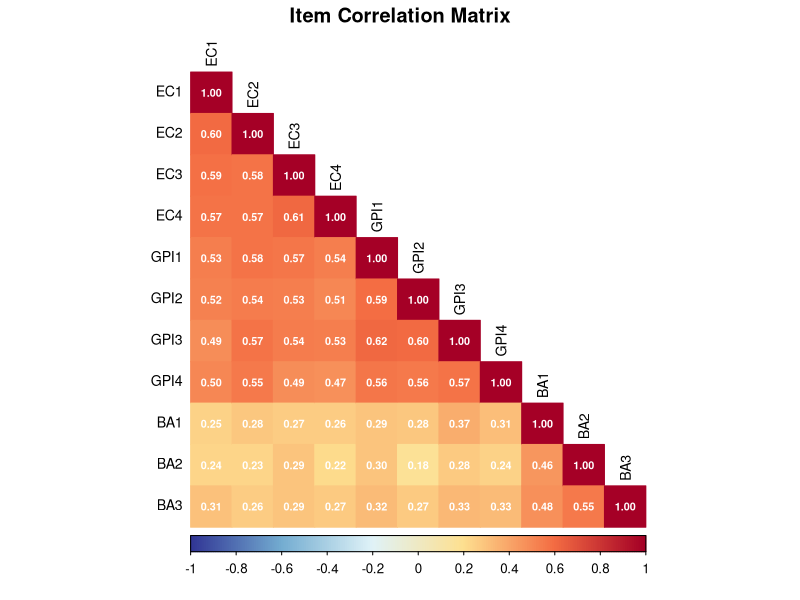

The R script that drew this image: (Note: this script raises an error after producing the figure.)
## ---- chunk 1
knitr::opts_chunk$set(
  echo = TRUE,
  fig.width = 8,
  fig.height = 5,
  fig.path = "figs/",
  dev = "svg"
)

dir.create("figs", recursive = TRUE, showWarnings = FALSE)
## ---- chunk 2
#| code-summary: "▶ Load required packages"
# Uncomment to install if needed:
# install.packages(c("lavaan", "semTools", "MASS", "ggplot2",
#                    "dplyr", "tidyr", "corrplot", "knitr", "lmtest",
#                    "mclust", "dbscan"))

library(lavaan)       # CFA and SEM (Parts 1 and 3)
library(semTools)     # htmt() and auxiliary SEM tools (Parts 1 and 3)
library(MASS)         # mvrnorm(): generate multivariate normal data (all parts)
library(ggplot2)      # Visualizations (all parts)
library(dplyr)        # Data manipulation (all parts)
library(tidyr)        # Data reshaping (Parts 2 and 3)
library(corrplot)     # Correlation heatmap (Part 1)
library(knitr)        # Nicely formatted tables (all parts)
library(lmtest)       # Breusch-Pagan heteroskedasticity test (Part 2)
library(mclust)       # Gaussian mixture models / latent class analysis (Part 4)
library(dbscan)       # Local outlier factor and DBSCAN clustering (Part 5)
## ---- chunk 3
#| code-summary: "▶ Simulate green marketing dataset (n=400)"
set.seed(2025)
n <- 400

# ── Step 1: Assign participants to conditions ──────────────────────────────────
treatment <- sample(c(0L, 1L), size = n, replace = TRUE)

# ── Step 2: Define the true factor correlation matrix ─────────────────────────
# EC and GPI are correlated at .93 — too high for discriminant validity
# EC–BA and GPI–BA are at more typical, moderate levels
phi_pop <- matrix(
  c(1.00, 0.93, 0.45,   # EC row
    0.93, 1.00, 0.50,   # GPI row
    0.45, 0.50, 1.00),  # BA row
  nrow = 3, byrow = TRUE,
  dimnames = list(c("EC", "GPI", "BA"), c("EC", "GPI", "BA"))
)

# ── Step 3: Generate latent factor scores ─────────────────────────────────────
latent_base <- MASS::mvrnorm(n = n, mu = c(0, 0, 0), Sigma = phi_pop)

EC_lat  <- latent_base[, 1]
GPI_lat <- latent_base[, 2] + 0.40 * treatment  # Green marketing raises GPI by .40 SD
BA_lat  <- latent_base[, 3]

# ── Step 4: Define item loadings ──────────────────────────────────────────────
# These represent how strongly each item reflects its latent construct
lambda_EC  <- c(0.78, 0.82, 0.74, 0.76)
lambda_GPI <- c(0.80, 0.76, 0.82, 0.78)
lambda_BA  <- c(0.72, 0.76, 0.70)

# ── Step 5: Generate continuous item scores (latent score + measurement error) ─
gen_items <- function(latent, loadings) {
  sapply(loadings, function(lam) {
    lam * latent + sqrt(1 - lam^2) * rnorm(length(latent))
  })
}

EC_cont  <- gen_items(EC_lat,  lambda_EC)
GPI_cont <- gen_items(GPI_lat, lambda_GPI)
BA_cont  <- gen_items(BA_lat,  lambda_BA)

# ── Step 6: Round to 7-point Likert scale ─────────────────────────────────────
# Cut the continuous distribution into 7 ordered categories
to_likert7 <- function(x) {
  z <- (x - mean(x)) / sd(x)   # standardise each item
  breaks <- c(-Inf, -1.5, -0.75, -0.25, 0.25, 0.75, 1.5, Inf)
  as.integer(cut(z, breaks = breaks, labels = 1:7))
}

EC_lik  <- apply(EC_cont,  2, to_likert7)
GPI_lik <- apply(GPI_cont, 2, to_likert7)
BA_lik  <- apply(BA_cont,  2, to_likert7)

# ── Step 7: Assemble the final data frame ─────────────────────────────────────
df <- data.frame(
  id        = 1:n,
  condition = factor(treatment, levels = c(0, 1),
                     labels = c("Control", "Green Marketing")),
  EC1  = EC_lik[, 1], EC2  = EC_lik[, 2],
  EC3  = EC_lik[, 3], EC4  = EC_lik[, 4],
  GPI1 = GPI_lik[, 1], GPI2 = GPI_lik[, 2],
  GPI3 = GPI_lik[, 3], GPI4 = GPI_lik[, 4],
  BA1  = BA_lik[, 1], BA2  = BA_lik[, 2], BA3  = BA_lik[, 3]
)

# Quick look at the data
head(df, 5)
## ---- chunk 4
#| code-summary: "▶ Descriptive statistics by condition"
# Count participants per condition and compute scale means
df |>
  group_by(condition) |>
  summarise(
    n          = n(),
    Mean_EC    = round(rowMeans(across(EC1:EC4))  |> mean(), 2),
    Mean_GPI   = round(rowMeans(across(GPI1:GPI4)) |> mean(), 2),
    Mean_BA    = round(rowMeans(across(BA1:BA3))  |> mean(), 2)
  ) |>
  kable(col.names = c("Condition", "N", "Mean EC", "Mean GPI", "Mean BA"),
        caption = "Sample sizes and scale means by condition")
## ---- chunk 5
#| code-summary: "▶ Plot: item correlation heatmap"
# Extract just the item columns (no ID or condition)
items_df <- df |> select(EC1:BA3)

# Compute correlation matrix
item_cors <- cor(items_df)

# Color-coded heatmap
# Warm colors = high positive correlation; cool colors = low/negative
corrplot(item_cors,
         method   = "color",
         type     = "lower",
         order    = "original",     # keep original order so EC, GPI, BA stay grouped
         tl.col   = "black",
         tl.cex   = 0.85,
         addCoef.col = "white",     # print correlation values
         number.cex  = 0.65,
         col      = colorRampPalette(c("#313695", "#74add1", "#e0f3f8",
                                       "#fee090", "#f46d43", "#a50026"))(200),
         title    = "Item Correlation Matrix",
         mar      = c(0, 0, 1.5, 0))
## ---- chunk 6
#| code-summary: "▶ Compute average within- and between-scale correlations"
# Compute average correlations within each scale and between scales
cors <- cor(items_df)

within_EC  <- mean(cors[1:4, 1:4][lower.tri(cors[1:4, 1:4])])
within_GPI <- mean(cors[5:8, 5:8][lower.tri(cors[5:8, 5:8])])
within_BA  <- mean(cors[9:11, 9:11][lower.tri(cors[9:11, 9:11])])

between_EC_GPI <- mean(abs(cors[1:4, 5:8]))
between_EC_BA  <- mean(abs(cors[1:4, 9:11]))
between_GPI_BA <- mean(abs(cors[5:8, 9:11]))

avg_cor_summary <- data.frame(
  Type  = c("Within EC",  "Within GPI", "Within BA",
            "Between EC–GPI ⚠️", "Between EC–BA", "Between GPI–BA"),
  Avg_r = round(c(within_EC, within_GPI, within_BA,
                  between_EC_GPI, between_EC_BA, between_GPI_BA), 3)
)
kable(avg_cor_summary, col.names = c("Correlation Type", "Average |r|"),
      caption = "Average within-scale and between-scale correlations")
## ---- chunk 7
#| code-summary: "▶ Run HTMT2 analysis"
# ── Model specification ────────────────────────────────────────────────────────
# This tells htmt() which items belong to which construct.
# It uses the same syntax as lavaan's CFA model specification.
cfa_model <- '
  EC  =~ EC1 + EC2 + EC3 + EC4
  GPI =~ GPI1 + GPI2 + GPI3 + GPI4
  BA  =~ BA1  + BA2  + BA3
'

# ── Run the HTMT analysis ──────────────────────────────────────────────────────
htmt_result <- semTools::htmt(
  model    = cfa_model,   # factor structure: which items belong to which scale
  data     = items_df,    # item-level data ONLY (no id, no condition variable)
  htmt2    = TRUE,        # use HTMT2 (geometric mean) — recommended
  absolute = TRUE         # use absolute values of correlations
)

print(htmt_result)
## ---- chunk 8
#| code-summary: "▶ Plot: HTMT2 bar chart with thresholds"
# Extract the HTMT matrix and reshape for plotting
htmt_mat <- as.matrix(htmt_result)

# semTools fills only one triangle; we need a robust helper to extract a pair
get_htmt <- function(mat, r, c) {
  val <- mat[r, c]
  if (is.na(val)) val <- mat[c, r]   # try the other triangle
  as.numeric(val)
}

htmt_pairs <- data.frame(
  pair  = c("EC ↔ GPI", "EC ↔ BA", "GPI ↔ BA"),
  htmt  = c(get_htmt(htmt_mat, "EC", "GPI"),
            get_htmt(htmt_mat, "EC", "BA"),
            get_htmt(htmt_mat, "GPI", "BA")),
  label = c("Focal problem pair", "OK", "OK")
)

ggplot(htmt_pairs, aes(x = reorder(pair, -htmt), y = htmt, fill = label)) +
  geom_col(width = 0.55, colour = "white") +
  # Threshold lines
  geom_hline(yintercept = 0.90, linetype = "dashed",
             colour = "firebrick", linewidth = 0.9) +
  geom_hline(yintercept = 0.85, linetype = "dotted",
             colour = "darkorange", linewidth = 0.9) +
  # Value labels on bars
  geom_text(aes(label = round(htmt, 3)), vjust = -0.5,
            fontface = "bold", size = 4) +
  # Threshold annotations
  annotate("text", x = 3.45, y = 0.915,
           label = "Strict threshold (0.90)", colour = "firebrick",
           size = 3.3, hjust = 1) +
  annotate("text", x = 3.45, y = 0.865,
           label = "Lenient threshold (0.85)", colour = "darkorange",
           size = 3.3, hjust = 1) +
  scale_fill_manual(values = c("Focal problem pair" = "#d73027",
                               "OK"                 = "#4575b4"),
                    name = NULL) +
  scale_y_continuous(limits = c(0, 1.08), expand = c(0, 0)) +
  labs(
    x        = NULL,
    y        = "HTMT Value",
    title    = "HTMT2 Analysis: Discriminant Validity Check",
    subtitle = "Bars above the dashed line indicate discriminant validity concerns"
  ) +
  theme_minimal(base_size = 13) +
  theme(legend.position = "bottom",
        panel.grid.major.x = element_blank())
## ---- chunk 9
#| code-summary: "▶ Specify the labeled CFA/DVI model"
dvi_model <- '
  # Measurement model
  EC  =~ lam_EC1*EC1 + lam_EC2*EC2 + lam_EC3*EC3 + lam_EC4*EC4
  GPI =~ lam_GPI1*GPI1 + lam_GPI2*GPI2 + lam_GPI3*GPI3 + lam_GPI4*GPI4
  BA  =~ lam_BA1*BA1 + lam_BA2*BA2 + lam_BA3*BA3

  # Error variances
  EC1  ~~ th_EC1*EC1
  EC2  ~~ th_EC2*EC2
  EC3  ~~ th_EC3*EC3
  EC4  ~~ th_EC4*EC4

  GPI1 ~~ th_GPI1*GPI1
  GPI2 ~~ th_GPI2*GPI2
  GPI3 ~~ th_GPI3*GPI3
  GPI4 ~~ th_GPI4*GPI4

  BA1  ~~ th_BA1*BA1
  BA2  ~~ th_BA2*BA2
  BA3  ~~ th_BA3*BA3

  # Factor correlations
  EC  ~~ phi_EC_GPI*GPI
  EC  ~~ phi_EC_BA*BA
  GPI ~~ phi_GPI_BA*BA

  # Congeneric reliability
  CR_EC  := ((lam_EC1 + lam_EC2 + lam_EC3 + lam_EC4)^2) / (((lam_EC1 + lam_EC2 + lam_EC3 + lam_EC4)^2) + th_EC1 + th_EC2 + th_EC3 + th_EC4)
  CR_GPI := ((lam_GPI1 + lam_GPI2 + lam_GPI3 + lam_GPI4)^2) / (((lam_GPI1 + lam_GPI2 + lam_GPI3 + lam_GPI4)^2) + th_GPI1 + th_GPI2 + th_GPI3 + th_GPI4)
  CR_BA  := ((lam_BA1 + lam_BA2 + lam_BA3)^2) / (((lam_BA1 + lam_BA2 + lam_BA3)^2) + th_BA1 + th_BA2 + th_BA3)

  # DVI
  DVI_1      := 1 - sqrt(phi_EC_GPI^2)
  DVI_CR_EC  := sqrt(CR_EC) - sqrt(phi_EC_GPI^2)
  DVI_CR_GPI := sqrt(CR_GPI) - sqrt(phi_EC_GPI^2)
'
## ---- chunk 10
#| code-summary: "▶ Fit CFA and get Wald confidence intervals"
# Fit the CFA using the labelled model
# std.lv = TRUE: fixes factor variances to 1, so phi values ARE correlations
fit_wald <- cfa(
  model  = dvi_model,
  data   = items_df,
  std.lv = TRUE      # ← IMPORTANT: without this, phi is not a correlation
)

# Check that the model converged and fits reasonably
summary(fit_wald, fit.measures = TRUE, standardized = TRUE)
## ---- chunk 11
#| code-summary: "▶ Extract DVI estimates (Wald CIs)"
# Extract parameter estimates with 95% Wald confidence intervals
pe_wald <- parameterEstimates(fit_wald, level = 0.95)

# Filter to the derived parameters (DVI, CR, and the factor correlation)
key_params <- c("phi_EC_GPI", "CR_EC", "CR_GPI",
                "DVI_1", "DVI_CR_EC", "DVI_CR_GPI")

dvi_wald_table <- pe_wald |>
  filter(label %in% key_params) |>
  select(label, est, se, ci.lower, ci.upper, pvalue) |>
  mutate(across(where(is.numeric), \(x) round(x, 3)))

kable(
  dvi_wald_table,
  col.names = c("Parameter", "Estimate", "SE", "CI Lower", "CI Upper", "p-value"),
  caption   = "DVI Results with Wald 95% Confidence Intervals"
)
## ---- chunk 12
#| code-summary: "▶ Re-fit with bootstrap SEs (~60 sec)"
# Fit the model again with bootstrap standard errors
# bootstrap = 1000 is a reasonable minimum; use 2000+ for final reporting
set.seed(31415927)
fit_boot <- cfa(
  model     = dvi_model,
  data      = items_df,
  std.lv    = TRUE,
  se        = "bootstrap",   # switch from Wald to bootstrap
  bootstrap = 1000           # number of bootstrap resamples
)

# Extract parameter estimates with percentile bootstrap CIs
pe_boot <- parameterEstimates(
  fit_boot,
  boot.ci.type = "perc",   # percentile method (most commonly recommended)
  level        = 0.95
)

dvi_boot_table <- pe_boot |>
  filter(label %in% key_params) |>
  select(label, est, ci.lower, ci.upper) |>
  mutate(across(where(is.numeric), \(x) round(x, 3)))

kable(
  dvi_boot_table,
  col.names = c("Parameter", "Estimate", "Bootstrap CI Lower", "Bootstrap CI Upper"),
  caption   = "DVI Results with Percentile Bootstrap 95% Confidence Intervals (B = 1,000)"
)
## ---- chunk 13
#| code-summary: "▶ Plot: DVI forest plot"
# Build a plotting data frame from the bootstrap results
dvi_plot_df <- dvi_boot_table |>
  filter(label %in% c("DVI_1", "DVI_CR_EC", "DVI_CR_GPI")) |>
  mutate(
    label_nice = case_when(
      label == "DVI_1"      ~ "DVI₁: Phi criterion\n(1 – |φ|)",
      label == "DVI_CR_EC"  ~ "DVI_CR (EC): CR criterion\n(√CR_EC – |φ|)",
      label == "DVI_CR_GPI" ~ "DVI_CR (GPI): CR criterion\n(√CR_GPI – |φ|)"
    ),
    supported = ci.lower > 0   # TRUE if entire CI is above zero
  )

ggplot(dvi_plot_df, aes(x = est, y = reorder(label_nice, est), colour = supported)) +
  # CI bar
  geom_segment(aes(x = ci.lower, xend = ci.upper,
                   y = reorder(label_nice, est), yend = reorder(label_nice, est)),
               linewidth = 1.5) +
  # Point estimate
  geom_point(size = 4) +
  # Zero line (the null: no discriminant validity)
  geom_vline(xintercept = 0, linetype = "dashed", colour = "black", linewidth = 0.8) +
  # Colour: green = supported, red = not supported
  scale_colour_manual(values = c("TRUE"  = "#2c7bb6",
                                 "FALSE" = "#d7191c"),
                      labels = c("TRUE"  = "DV supported (CI > 0)",
                                 "FALSE" = "DV NOT supported (CI ≤ 0)"),
                      name   = NULL) +
  labs(
    x        = "DVI Estimate (with 95% Bootstrap CI)",
    y        = NULL,
    title    = "DVI Forest Plot: EC ↔ GPI Pair",
    subtitle = "If the CI bar crosses the dashed line (0), discriminant validity is not supported"
  ) +
  theme_minimal(base_size = 13) +
  theme(legend.position = "bottom",
        panel.grid.minor = element_blank())
## ---- chunk 14
#| code-summary: "▶ Two-step decision table"
# Determine outcomes based on bootstrap CIs
dvi_results <- dvi_boot_table |>
  filter(label %in% c("DVI_1", "DVI_CR_EC", "DVI_CR_GPI")) |>
  mutate(
    significant = ci.lower > 0,
    verdict     = if_else(significant, "Supported ✓", "Not supported ✗")
  ) |>
  select(label, est, ci.lower, ci.upper, verdict)

kable(
  dvi_results,
  col.names = c("DVI Metric", "Estimate", "95% CI Lower", "95% CI Upper", "Verdict"),
  caption   = "Two-Step Decision Summary for the EC–GPI Pair"
)
## ---- chunk 15
#| code-summary: "▶ HTMT vs. DVI side-by-side summary"
# Assemble phi and HTMT values for the comparison table
phi_est     <- round(dvi_boot_table$est[dvi_boot_table$label == "phi_EC_GPI"], 3)
phi_ci_lo   <- round(dvi_boot_table$ci.lower[dvi_boot_table$label == "phi_EC_GPI"], 3)
phi_ci_hi   <- round(dvi_boot_table$ci.upper[dvi_boot_table$label == "phi_EC_GPI"], 3)
htmt_val    <- round(get_htmt(htmt_mat, "EC", "GPI"), 3)

comparison <- data.frame(
  Feature         = c("What it tests",
                      "Key output",
                      "Threshold / decision rule",
                      "Accounts for reliability?",
                      "Formal statistical test?",
                      "EC ↔ GPI result"),
  HTMT            = c("Between-scale vs. within-scale correlations",
                      paste0("HTMT2 = ", htmt_val),
                      "< 0.85 (strict) or < 0.90 (lenient)",
                      "No",
                      "No — rule of thumb only",
                      if_else(htmt_val >= 0.90, "FAILED ✗ (≥ 0.90)", "OK ✓")),
  `DVI (Pieters et al., 2025)` = c("Factor correlation and scale reliability",
                      paste0("φ = ", phi_est, " [", phi_ci_lo, ", ", phi_ci_hi, "]"),
                      "DVI > 0 with CI excluding zero",
                      "Yes — uses Congeneric Reliability",
                      "Yes — bootstrap CIs",
                      "See DVI table above")
)

kable(
  comparison,
  col.names = c("Feature", "HTMT", "DVI (Pieters et al., 2025)"),
  caption   = "Comparing the two discriminant validity methods"
)
